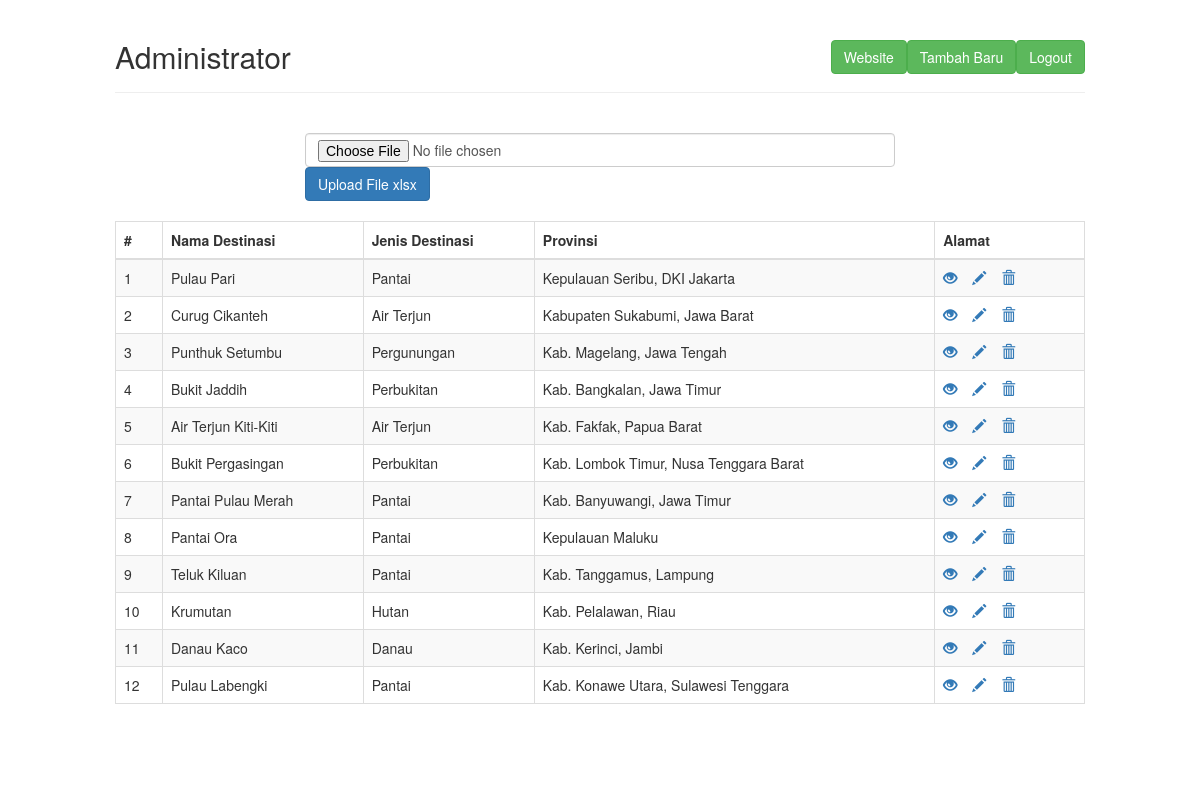
/login/beranda.php, run on the app's committed database.
### tables this page shows
CREATE TABLE `destinasi` (
  `id` int(11) NOT NULL,
  `nama` varchar(50) NOT NULL,
  `jenis` varchar(50) NOT NULL,
  `alamat` varchar(50) NOT NULL
);

### login/beranda.php (the view, shortened to what this page needs)
<!DOCTYPE html>
<html lang="en">
<head>
    <link rel="stylesheet" href="https://maxcdn.bootstrapcdn.com/bootstrap/3.3.7/css/bootstrap.css">
</head>
<body>
    <div class="wrapper">
        <div class="container-fluid">
            <div class="row">
                <div class="col-md-12">
                    <div class="page-header clearfix">
                        <h2 class="pull-left">Administrator</h2>
                        <a href="logout.php" class="btn btn-success pull-right">Logout</a>
                        <a href="create.php" class="btn btn-success pull-right">Tambah Baru</a>
                        <a href="index.html" class="btn btn-success pull-right">Website</a>
                    </div>
                    <div style="margin:auto;width:600px;padding:20px">
                        <form action="" method="POST" enctype="multipart/form-data" class="row g-2">
                            <div class="col-auto">
                                <input class="form-control" type="file" name="filexls" id="formFile">
                            </div>
                            <div class="col-auto">
                                <input type="submit" name="submit" class="btn btn-primary" value="Upload File xlsx"/>
                            </div>
                        </form>
                    </div>
                    <?php
                    require_once "config.php";
                    $sql = "SELECT * FROM destinasi";
                    if($result = mysqli_query($conn, $sql)){
                        if(mysqli_num_rows($result) > 0){
                            echo "<table class='table table-bordered table-striped'>";
                                echo "<thead>";
                                    echo "<tr>";
                                        echo "<th>#</th>";
                                        echo "<th>Nama Destinasi</th>";
                                        echo "<th>Jenis Destinasi</th>";
                                        echo "<th>Provinsi</th>";
                                        echo "<th>Alamat</th>";
                                    echo "</tr>";
                                echo "</thead>";
                                echo "<tbody>";
                                while($row = mysqli_fetch_array($result)){
                                    echo "<tr>";
                                        echo "<td>" . $row['id'] . "</td>";
                                        echo "<td>" . $row['nama'] . "</td>";
                                        echo "<td>" . $row['jenis'] . "</td>";
                                        echo "<td>" . $row['alamat'] . "</td>";
                                        echo "<td>";
                                            echo "<a href='read.php?id=". $row['id'] ."' title='View Record' data-toggle='tooltip'><span class='glyphicon glyphicon-eye-open'></span></a>";
                                            echo "<a href='update.php?id=". $row['id'] ."' title='Update Record' data-toggle='tooltip'><span class='glyphicon glyphicon-pencil'></span></a>";
                                            echo "<a href='delete.php?id=". $row['id'] ."' title='Delete Record' data-toggle='tooltip'><span class='glyphicon glyphicon-trash'></span></a>";
                                        echo "</td>";
                                    echo "</tr>";
                                }
                                echo "</tbody>";
                            echo "</table>";
                        } else{
                            echo "<p class='lead'><em>No records were found.</em></p>";
                        }
                    } else{
                        echo "ERROR: Could not able to execute $sql. " . mysqli_error($conn);
                    }
                    ?>
                </div>
            </div>
        </div>
    </div>
    <div class="row" style="margin:auto;width:600px;padding:20px">
    </div>
</body>
</html>

### login/beranda.php (style rules this page uses)
.wrapper { width: 1000px; margin: 0 auto; }
.page-header h2 { margin-top: 0; }
table tr td:last-child a { margin-right: 15px; }

### data on the page
destinasi: id "1", nama "Pulau Pari", jenis "Pantai", alamat "Kepulauan Seribu, DKI Jakarta"
destinasi: id "2", nama "Curug Cikanteh", jenis "Air Terjun", alamat "Kabupaten Sukabumi, Jawa Barat"
destinasi: id "3", nama "Punthuk Setumbu", jenis "Pergunungan", alamat "Kab. Magelang, Jawa Tengah"
destinasi: id "4", nama "Bukit Jaddih", jenis "Perbukitan", alamat "Kab. Bangkalan, Jawa Timur"
destinasi: id "5", nama "Air Terjun Kiti-Kiti", jenis "Air Terjun", alamat "Kab. Fakfak, Papua Barat"
destinasi: id "6", nama "Bukit Pergasingan", jenis "Perbukitan", alamat "Kab. Lombok Timur, Nusa Tenggara Barat"
destinasi: id "7", nama "Pantai Pulau Merah", jenis "Pantai", alamat "Kab. Banyuwangi, Jawa Timur"
destinasi: id "8", nama "Pantai Ora", jenis "Pantai", alamat "Kepulauan Maluku"
destinasi: id "9", nama "Teluk Kiluan", jenis "Pantai", alamat "Kab. Tanggamus, Lampung"
destinasi: id "10", nama "Krumutan", jenis "Hutan", alamat "Kab. Pelalawan, Riau"
destinasi: id "11", nama "Danau Kaco", jenis "Danau", alamat "Kab. Kerinci, Jambi"
destinasi: id "12", nama "Pulau Labengki", jenis "Pantai", alamat "Kab. Konawe Utara, Sulawesi Tenggara"
